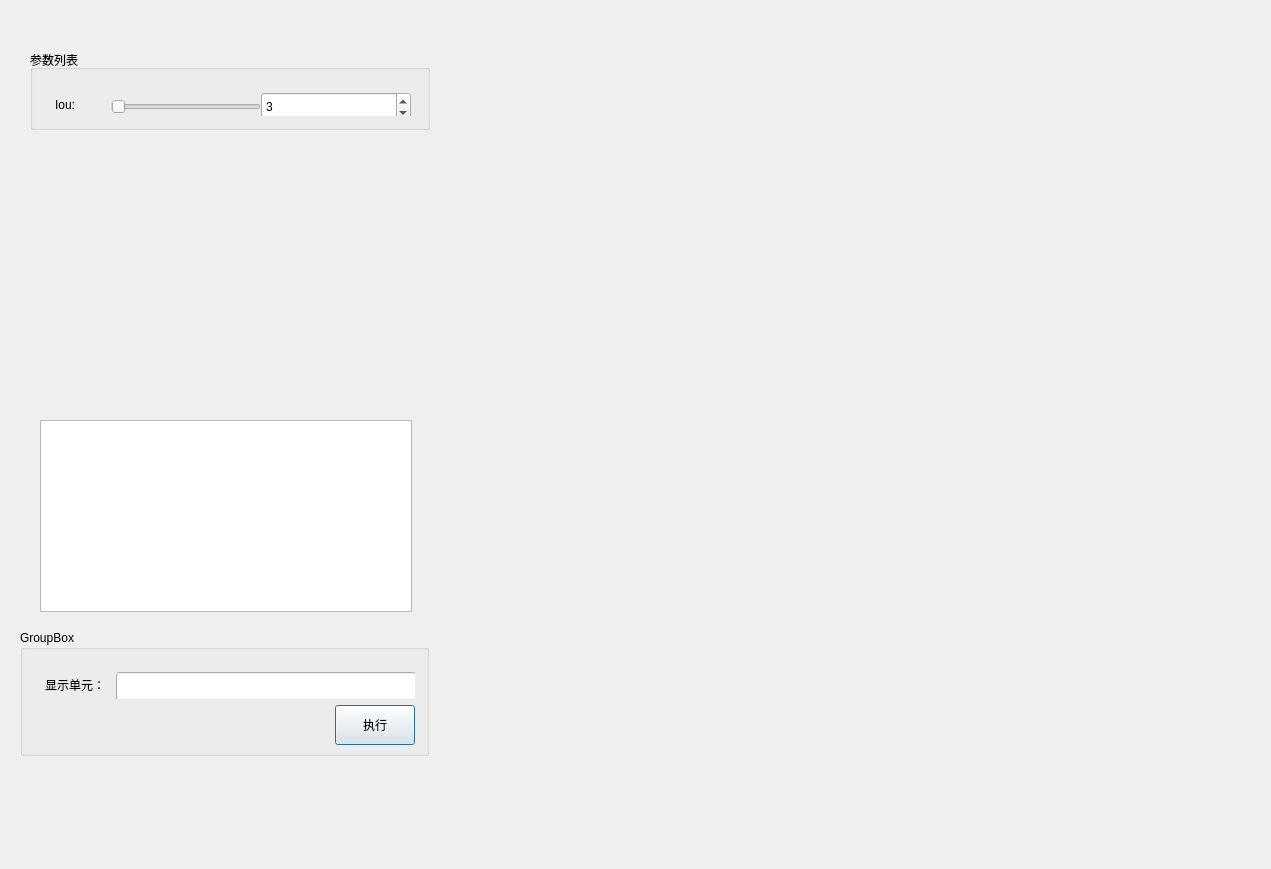
<?xml version="1.0" encoding="UTF-8"?>
<ui version="4.0">
 <class>FramImageActionOrderClass</class>
 <widget class="QDialog" name="FramImageActionOrderClass">
  <property name="geometry">
   <rect>
    <x>0</x>
    <y>0</y>
    <width>1271</width>
    <height>869</height>
   </rect>
  </property>
  <property name="windowTitle">
   <string>FramImageActionOrder</string>
  </property>
  <widget class="QWidget" name="m_show_widget" native="true">
   <property name="geometry">
    <rect>
     <x>440</x>
     <y>50</y>
     <width>800</width>
     <height>700</height>
    </rect>
   </property>
   <property name="minimumSize">
    <size>
     <width>800</width>
     <height>700</height>
    </size>
   </property>
   <property name="maximumSize">
    <size>
     <width>800</width>
     <height>700</height>
    </size>
   </property>
  </widget>
  <widget class="QGroupBox" name="groupBox_2">
   <property name="geometry">
    <rect>
     <x>20</x>
     <y>630</y>
     <width>409</width>
     <height>126</height>
    </rect>
   </property>
   <property name="title">
    <string>GroupBox</string>
   </property>
   <layout class="QVBoxLayout" name="verticalLayout">
    <item>
     <widget class="QWidget" name="widget_3" native="true">
      <layout class="QHBoxLayout" name="horizontalLayout_2">
       <item>
        <widget class="QLabel" name="m_show_label">
         <property name="minimumSize">
          <size>
           <width>65</width>
           <height>25</height>
          </size>
         </property>
         <property name="maximumSize">
          <size>
           <width>65</width>
           <height>25</height>
          </size>
         </property>
         <property name="text">
          <string>显示单元：</string>
         </property>
        </widget>
       </item>
       <item>
        <widget class="QLineEdit" name="m_show_lineEdit">
         <property name="minimumSize">
          <size>
           <width>300</width>
           <height>30</height>
          </size>
         </property>
         <property name="maximumSize">
          <size>
           <width>300</width>
           <height>30</height>
          </size>
         </property>
        </widget>
       </item>
      </layout>
     </widget>
    </item>
    <item>
     <widget class="QPushButton" name="m_exe_btn">
      <property name="minimumSize">
       <size>
        <width>80</width>
        <height>40</height>
       </size>
      </property>
      <property name="maximumSize">
       <size>
        <width>80</width>
        <height>40</height>
       </size>
      </property>
      <property name="layoutDirection">
       <enum>Qt::RightToLeft</enum>
      </property>
      <property name="text">
       <string>执行</string>
      </property>
     </widget>
    </item>
   </layout>
  </widget>
  <widget class="QGroupBox" name="groupBox">
   <property name="geometry">
    <rect>
     <x>30</x>
     <y>50</y>
     <width>400</width>
     <height>80</height>
    </rect>
   </property>
   <property name="title">
    <string>参数列表</string>
   </property>
   <layout class="QHBoxLayout" name="horizontalLayout_3">
    <item>
     <widget class="QWidget" name="widget_2" native="true">
      <layout class="QHBoxLayout" name="horizontalLayout">
       <item>
        <widget class="QLabel" name="Iou_label">
         <property name="minimumSize">
          <size>
           <width>50</width>
           <height>25</height>
          </size>
         </property>
         <property name="maximumSize">
          <size>
           <width>50</width>
           <height>25</height>
          </size>
         </property>
         <property name="text">
          <string>Iou:</string>
         </property>
        </widget>
       </item>
       <item>
        <widget class="QSlider" name="m_horizontalSlider">
         <property name="minimumSize">
          <size>
           <width>150</width>
           <height>30</height>
          </size>
         </property>
         <property name="maximumSize">
          <size>
           <width>150</width>
           <height>30</height>
          </size>
         </property>
         <property name="maximum">
          <number>10</number>
         </property>
         <property name="orientation">
          <enum>Qt::Horizontal</enum>
         </property>
        </widget>
       </item>
       <item>
        <widget class="QSpinBox" name="m_spinBox">
         <property name="minimumSize">
          <size>
           <width>150</width>
           <height>30</height>
          </size>
         </property>
         <property name="maximumSize">
          <size>
           <width>150</width>
           <height>30</height>
          </size>
         </property>
         <property name="maximum">
          <number>10</number>
         </property>
         <property name="value">
          <number>3</number>
         </property>
        </widget>
       </item>
      </layout>
     </widget>
    </item>
   </layout>
  </widget>
  <widget class="QListView" name="listView">
   <property name="geometry">
    <rect>
     <x>40</x>
     <y>420</y>
     <width>372</width>
     <height>192</height>
    </rect>
   </property>
  </widget>
 </widget>
 <layoutdefault spacing="6" margin="11"/>
 <resources>
  <include location="FramImageActionOrder.qrc"/>
 </resources>
 <connections/>
</ui>
